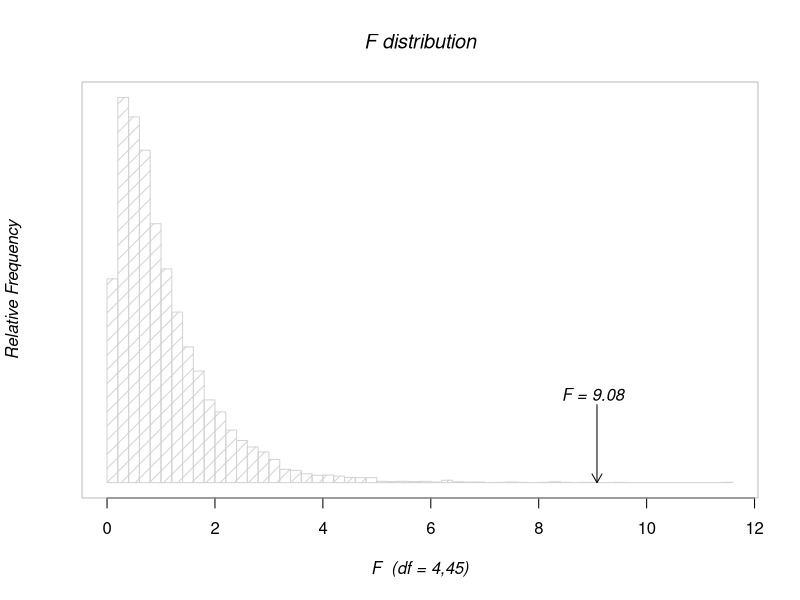

This chart was generated by the following R code:

# Chapter 11 analyses
# Run the basic Anova

# install(car)   #Delete this after first use.
library(car)   #Loads special ANOVA functions and data
setwd("C:\\Users\\Dave\\Documents\\Methods8\\Chapters\\Chapter11")

recall <- c(9,8,6,8,10,4,6,5,7,7,
            7,7,6,6,6,11,6,3,8,7,
            11,13,8,6,14,11,13,13,10,11,
            12,11,16,11,9,23,12,10,19,11,
            10,19,14,5,10,11,14,15,11,11)
cond <- factor(rep(1:5, each=10))
eysenck <-data.frame(cond, recall)
levels(eysenck$cond) <- c("Counting","Rhyming","Adjective","Imagery","Intention")
head(eysenck,25)   #Prints out the first 25 cases of the data
options(contrasts = c("contr.sum","contr.poly"))

model1 <- lm(recall~cond, data = eysenck)
Anova(model1, type = "III")
# Sampling Distribution of F for Eysenck with Equal Means
nreps <- 10000
Fdist <- numeric(nreps)
group <- factor(rep(1:5, each = 10))
for (i in 1:nreps) {
  grp1 <- rnorm(10, 10.06, 1.83)
  grp2 <- rnorm(10, 10.06, 2.13)
  grp3 <- rnorm(10, 10.06, 2.49)
  grp4 <- rnorm(10, 10.06, 4.50)
  grp5 <- rnorm(10, 10.06, 3.74)
  dv <- c(grp1, grp2, grp3, grp4, grp5)
  model <- anova(lm(dv~group))
  Fdist[i] <- model$"F value" 
  }
  par(mfrow = c(1,1)) 
  hist(Fdist, breaks = 50,font.lab = 3, font.main = 3,xlab = "F  (df = 4,45)", 
    ylab = "Relative Frequency", yaxt = "n", density = 10, main = "F distribution")
    box (col = "grey")
  arrows(9.08, 300,9.08,0, length = .1) 
  text(9, 340, font = 3,"F = 9.08")
  